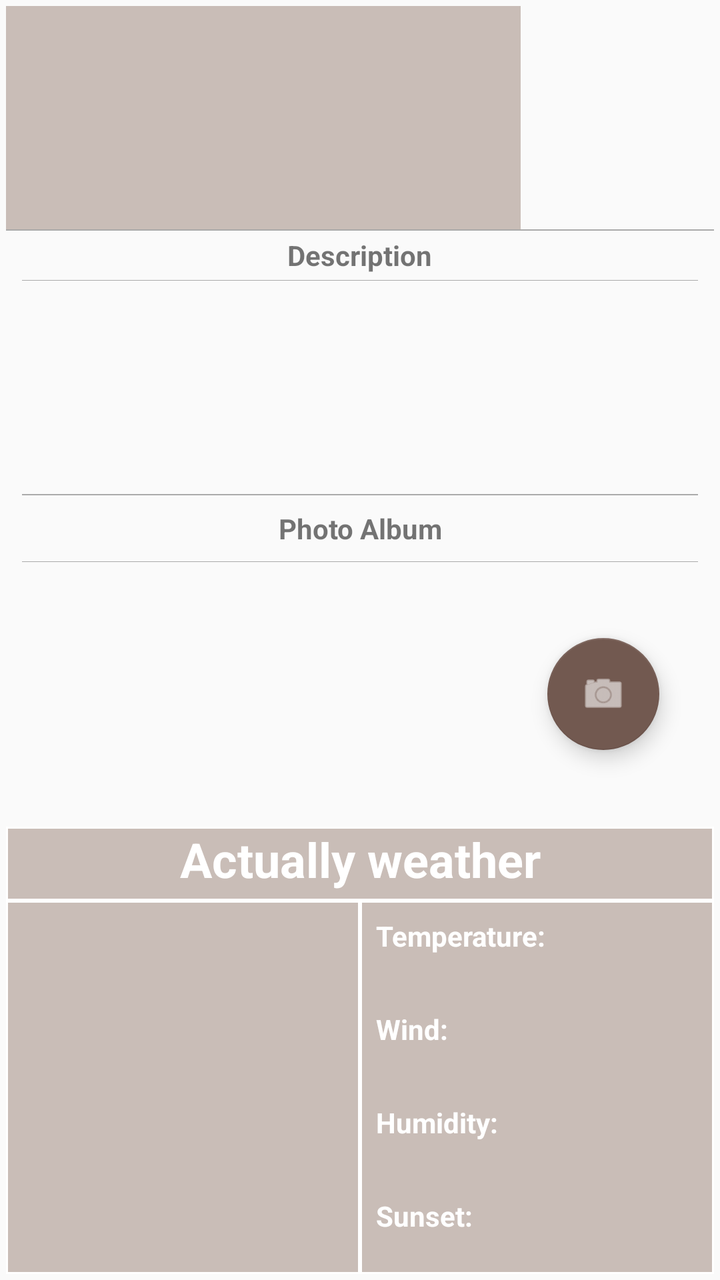
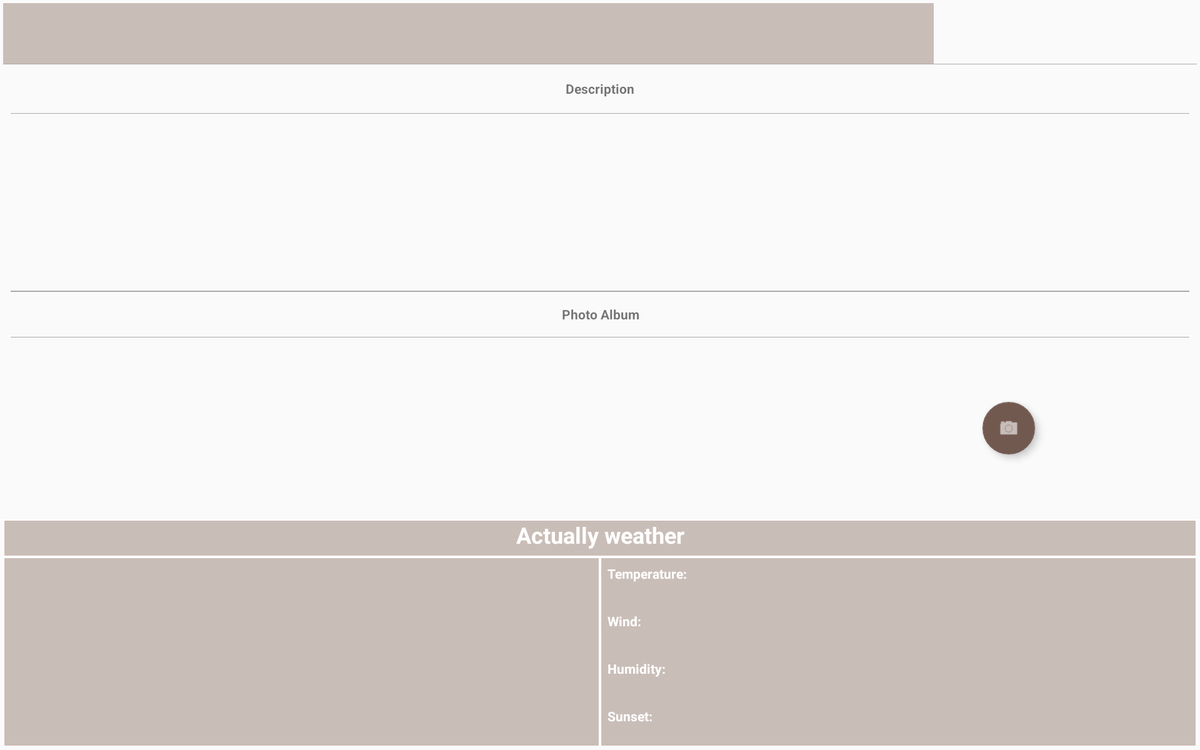

One screen, two layout resources from the same app: the default and the repository's alternative for another configuration. Each is rendered where Android would select it; the XML of both is given below.
<!-- AndroidManifest.xml: application theme AppTheme -->
<!-- res/layout/fragment_detalles_sitio.xml -->
<?xml version="1.0" encoding="utf-8"?>
<FrameLayout xmlns:android="http://schemas.android.com/apk/res/android"
    xmlns:tools="http://schemas.android.com/tools"
    xmlns:app="http://schemas.android.com/apk/res-auto"
    android:id="@+id/fragment_detalles"
    android:layout_width="match_parent"
    android:layout_height="match_parent"
    android:layout_margin="3dp"
    android:orientation="vertical"
    tools:context=".fragments.DetallesMisSitiosFragment">

    <LinearLayout
        android:id="@+id/containerDetallesMisSitios"
        android:layout_width="match_parent"
        android:layout_height="match_parent"
        android:layout_weight="1"
        android:orientation="vertical">

        <LinearLayout
            android:layout_width="match_parent"
            android:layout_height="0dp"
            android:layout_weight="0.75"

            android:orientation="horizontal">

            <TextView
                android:id="@+id/textViewName"
                android:layout_width="0dp"
                android:layout_height="match_parent"
                android:layout_gravity="center"
                android:layout_weight="4"
                android:gravity="center"
                android:background="@color/colorGray"
                android:textColor="@android:color/white"
                android:text=""
                android:textAlignment="center"
                android:textStyle="bold"/>

            <ImageView
                android:id="@+id/imageViewMap"
                android:layout_width="0dp"
                android:layout_height="match_parent"
                android:layout_marginLeft="16dp"
                android:layout_marginRight="16dp"
                android:layout_marginBottom="8dp"
                android:layout_weight="1"
                android:src="@drawable/google"
                android:text="" />

        </LinearLayout>

        <View
            android:layout_width="match_parent"
            android:layout_height="0dp"
            android:background="@android:color/darker_gray"
            android:layout_weight="0.005"/>

        <LinearLayout
            android:layout_width="match_parent"
            android:layout_height="0dp"
            android:layout_weight="2"
            android:orientation="vertical">

            <LinearLayout
                android:layout_width="match_parent"
                android:layout_height="0dp"
                android:layout_marginLeft="8dp"
                android:layout_marginRight="8dp"
                android:layout_weight="0.20"
                android:orientation="vertical">

                <TextView
                    android:id="@+id/LabelDescripcion"
                    android:layout_width="wrap_content"
                    android:layout_height="0dp"
                    android:layout_weight="0.25"
                    android:text="@string/descripcion"
                    android:layout_gravity="center"
                    android:gravity="center"
                    android:textStyle="bold"
                    />
                <View
                    android:layout_width="match_parent"
                    android:layout_height="0dp"
                    android:background="@android:color/darker_gray"
                    android:layout_weight="0.005"/>
                <TextView
                    android:id="@+id/textViewDescripcion"
                    android:layout_width="wrap_content"
                    android:layout_height="0dp"
                    android:layout_weight="0.75"
                    android:layout_margin="16dp"
                    android:text="" />
                <View
                    android:layout_width="match_parent"
                    android:layout_height="0dp"
                    android:background="@android:color/darker_gray"
                    android:layout_weight="0.005"/>
            </LinearLayout>


            <LinearLayout
                android:layout_width="match_parent"
                android:layout_height="0dp"
                android:layout_marginLeft="8dp"
                android:layout_marginRight="8dp"
                android:layout_weight="0.25"
                android:orientation="vertical">

                <TextView
                    android:id="@+id/LabelPhotos"
                    android:layout_width="wrap_content"
                    android:layout_height="0dp"
                    android:layout_weight="0.25"
                    android:text="@string/AlbumPhotos"
                    android:layout_gravity="center"
                    android:gravity="center"
                    android:textStyle="bold" />
                <View
                    android:layout_width="match_parent"
                    android:layout_height="0dp"
                    android:background="@android:color/darker_gray"
                    android:layout_weight="0.005"/>

                <LinearLayout
                    android:layout_width="match_parent"
                    android:layout_height="0dp"
                    android:layout_weight="1"
                    android:orientation="horizontal">

                    <androidx.recyclerview.widget.RecyclerView
                        android:id="@+id/recyclerViewGaleriaFotos"
                        android:layout_weight="5"
                        android:layout_width="0dp"
                        android:layout_height="match_parent"
                        android:orientation="horizontal"
                        android:scrollbars="horizontal"/>

                    <com.google.android.material.floatingactionbutton.FloatingActionButton
                        android:id="@+id/camera"
                        android:layout_weight="1.2"
                        android:layout_width="0dp"
                        android:layout_height="wrap_content"
                        android:layout_gravity="center|end"
                        android:layout_margin="16dp"
                        android:tint="@android:color/white"
                        app:backgroundTint="@color/colorBrown"
                        app:srcCompat="@android:drawable/ic_menu_camera">

                    </com.google.android.material.floatingactionbutton.FloatingActionButton>

                </LinearLayout>

            </LinearLayout>

        </LinearLayout>

        <LinearLayout
            android:layout_width="match_parent"
            android:layout_height="0dp"
            android:layout_weight="1.5"
            android:background="@color/colorGray"
            android:orientation="vertical">

            <TextView
                android:id="@+id/LabelWeather"
                android:layout_width="match_parent"
                android:layout_height="0dp"
                android:layout_marginTop="0dp"
                android:layout_weight="0.2"
                android:text="@string/tiempo_actual_en_la_zona"
                android:textAlignment="center"
                android:textColor="@android:color/white"
                android:background="@drawable/border_white"
                android:textSize="24dp"
                android:textStyle="bold"
                />

            <LinearLayout
                android:layout_width="match_parent"
                android:layout_height="0dp"
                android:layout_weight="1"
                android:orientation="horizontal">

                <LinearLayout
                    android:layout_width="0dp"
                    android:layout_height="match_parent"
                    android:layout_weight="1"
                    android:layout_marginTop="0dp"
                    android:orientation="vertical"
                    android:background="@drawable/border_white">

                    <ImageView
                        android:id="@+id/imageViewWeatherIcon"
                        android:layout_width="wrap_content"
                        android:layout_gravity="center"
                        android:layout_height="0dp"
                        android:layout_marginTop="16dp"
                        android:layout_marginLeft="8dp"
                        android:layout_marginRight="8dp"

                        android:layout_weight="2"
                        android:src="@drawable/google"
                        android:text="" />

                    <TextView
                        android:id="@+id/textViewWeatherDescrip"
                        android:layout_width="wrap_content"
                        android:layout_height="0dp"
                        android:layout_weight="2"
                        android:layout_gravity="center"
                        android:gravity="center"
                        android:layout_marginTop="8dp"
                        android:text=""
                        android:textAlignment="center"
                        android:textColor="@android:color/white"
                        android:textStyle="bold"
                        android:textSize="16dp"/>
                </LinearLayout>

                <LinearLayout
                    android:layout_width="0dp"
                    android:layout_height="match_parent"
                    android:layout_weight="1"
                    android:layout_marginTop="0dp"
                    android:orientation="vertical"
                    android:background="@drawable/border_white">

                    <LinearLayout
                        android:layout_width="match_parent"
                        android:layout_height="0dp"
                        android:layout_weight="1"
                        android:orientation="horizontal">

                        <TextView
                            android:id="@+id/textViewWeatherLabelTemp"
                            android:layout_width="0dp"
                            android:layout_height="match_parent"
                            android:layout_weight="1.2"
                            android:text="@string/temperatura"
                            android:textColor="@android:color/white"
                            android:textStyle="bold"
                            android:layout_marginTop="8dp"
                            android:layout_marginLeft="8dp"/>

                        <TextView
                            android:id="@+id/textViewWeatherTemp"
                            android:layout_width="0dp"
                            android:layout_height="match_parent"
                            android:layout_weight="1"
                            android:layout_marginTop="8dp"
                            android:text=""
                            android:textColor="@android:color/white"
                            android:textStyle="bold" />
                    </LinearLayout>

                    <LinearLayout
                        android:layout_width="match_parent"
                        android:layout_height="0dp"
                        android:layout_weight="1"
                        android:orientation="horizontal">

                        <TextView
                            android:id="@+id/textViewWeatherLabelWind"
                            android:layout_width="0dp"
                            android:layout_height="match_parent"
                            android:layout_weight="1.2"
                            android:text="@string/viento"
                            android:textColor="@android:color/white"
                            android:textStyle="bold"
                            android:layout_marginTop="8dp"
                            android:layout_marginLeft="8dp"/>

                        <TextView
                            android:id="@+id/textViewWeatherWind"
                            android:layout_width="0dp"
                            android:layout_height="match_parent"
                            android:layout_weight="1"
                            android:layout_marginTop="8dp"
                            android:text=""
                            android:textColor="@android:color/white"
                            android:textStyle="bold" />
                    </LinearLayout>

                    <LinearLayout
                        android:layout_width="match_parent"
                        android:layout_height="0dp"
                        android:layout_weight="1"
                        android:orientation="horizontal">

                        <TextView
                            android:id="@+id/textViewWeatherLabelHum"
                            android:layout_width="0dp"
                            android:layout_height="match_parent"
                            android:layout_weight="1.2"
                            android:text="@string/humedad"
                            android:textColor="@android:color/white"
                            android:textStyle="bold"
                            android:layout_marginTop="8dp"
                            android:layout_marginLeft="8dp"/>

                        <TextView
                            android:id="@+id/textViewWeatherHum"
                            android:layout_width="0dp"
                            android:layout_height="match_parent"
                            android:layout_weight="1"
                            android:layout_marginTop="8dp"
                            android:text=""
                            android:textColor="@android:color/white"
                            android:textStyle="bold" />
                    </LinearLayout>

                    <LinearLayout
                        android:layout_width="match_parent"
                        android:layout_height="0dp"
                        android:layout_weight="1"
                        android:orientation="horizontal">

                        <TextView
                            android:id="@+id/textViewWeatherLabelSunset"
                            android:layout_width="0dp"
                            android:layout_height="match_parent"
                            android:layout_weight="1.2"
                            android:layout_marginTop="8dp"
                            android:text="@string/ocaso"
                            android:textColor="@android:color/white"
                            android:textStyle="bold"
                            android:layout_marginLeft="8dp"/>

                        <TextView
                            android:id="@+id/textViewWeatherSunset"
                            android:layout_width="0dp"
                            android:layout_height="match_parent"
                            android:layout_weight="1"
                            android:layout_marginTop="8dp"
                            android:text=""
                            android:textColor="@android:color/white"
                            android:textStyle="bold" />
                    </LinearLayout>
                </LinearLayout>

            </LinearLayout>

        </LinearLayout>
    </LinearLayout>


</FrameLayout>
<!-- resources referenced by this layout -->
<resources>
  <color name="colorBrown">#725950</color>
  <color name="colorGray">#C9BDB7</color>
  <!-- drawable border_white (drawable) -->
  <?xml version="1.0" encoding="utf-8"?>
  <shape xmlns:android="http://schemas.android.com/apk/res/android"
      android:shape="rectangle">
      <stroke
          android:width="1dp"
          android:color="@android:color/white" />
  </shape>
  <string name="AlbumPhotos">Photo Album</string>
  <string name="descripcion">Description</string>
  <string name="humedad">Humidity:</string>
  <string name="ocaso">Sunset:</string>
  <string name="temperatura">Temperature:</string>
  <string name="tiempo_actual_en_la_zona">Actually weather</string>
  <string name="viento">Wind:</string>
  <style name="AppTheme" parent="Theme.AppCompat.Light.DarkActionBar">
          
          <item name="colorPrimary">@color/colorBrownLight</item>
          <item name="colorPrimaryDark">@color/colorBrown</item>
          <item name="colorAccent">@color/colorAccent</item>
      </style>
  <color name="colorBrownLight">#BB9682</color>
  <color name="colorAccent">#81655C</color>
</resources>
<!-- res/layout-xlarge/fragment_detalles_sitio.xml (the repository's variant of the layout above) -->
<!-- drawn on a large tablet held sideways -->
<?xml version="1.0" encoding="utf-8"?>
<FrameLayout xmlns:android="http://schemas.android.com/apk/res/android"
    xmlns:tools="http://schemas.android.com/tools"
    xmlns:app="http://schemas.android.com/apk/res-auto"
    android:id="@+id/fragment_detalles"
    android:layout_width="match_parent"
    android:layout_height="match_parent"
    android:layout_margin="3dp"
    android:orientation="vertical"
    tools:context=".fragments.DetallesMisSitiosFragment">

    <LinearLayout
        android:id="@+id/containerDetallesMisSitios"
        android:layout_width="match_parent"
        android:layout_height="match_parent"
        android:layout_weight="1"
        android:orientation="vertical">

        <LinearLayout
            android:layout_width="match_parent"
            android:layout_height="0dp"
            android:layout_weight="0.40"

            android:orientation="horizontal">

            <TextView
                android:id="@+id/textViewName"
                android:layout_width="0dp"
                android:layout_height="match_parent"
                android:layout_gravity="center"
                android:layout_weight="4"
                android:gravity="center"
                android:background="@color/colorGray"
                android:textColor="@android:color/white"
                android:text=""
                android:textAlignment="center"
                android:textStyle="bold"/>

            <ImageView
                android:id="@+id/imageViewMap"
                android:layout_width="0dp"
                android:layout_height="match_parent"
                android:layout_marginLeft="16dp"
                android:layout_marginRight="16dp"
                android:layout_marginBottom="8dp"
                android:layout_weight="1"
                android:src="@drawable/google"
                android:text="" />

        </LinearLayout>

        <View
            android:layout_width="match_parent"
            android:layout_height="0dp"
            android:background="@android:color/darker_gray"
            android:layout_weight="0.005"/>

        <LinearLayout
            android:layout_width="match_parent"
            android:layout_height="0dp"
            android:layout_weight="3"
            android:orientation="vertical">

            <LinearLayout
                android:layout_width="match_parent"
                android:layout_height="0dp"
                android:layout_marginLeft="8dp"
                android:layout_marginRight="8dp"
                android:layout_weight="0.20"
                android:orientation="vertical">

                <TextView
                    android:id="@+id/LabelDescripcion"
                    android:layout_width="wrap_content"
                    android:layout_height="0dp"
                    android:layout_weight="0.25"
                    android:text="@string/descripcion"
                    android:layout_gravity="center"
                    android:gravity="center"
                    android:textStyle="bold"
                    />
                <View
                    android:layout_width="match_parent"
                    android:layout_height="0dp"
                    android:background="@android:color/darker_gray"
                    android:layout_weight="0.005"/>
                <TextView
                    android:id="@+id/textViewDescripcion"
                    android:layout_width="wrap_content"
                    android:layout_height="0dp"
                    android:layout_weight="0.75"
                    android:layout_margin="16dp"
                    android:text="" />
                <View
                    android:layout_width="match_parent"
                    android:layout_height="0dp"
                    android:background="@android:color/darker_gray"
                    android:layout_weight="0.005"/>
            </LinearLayout>


            <LinearLayout
                android:layout_width="match_parent"
                android:layout_height="0dp"
                android:layout_marginLeft="8dp"
                android:layout_marginRight="8dp"
                android:layout_weight="0.20"
                android:orientation="vertical">

                <TextView
                    android:id="@+id/LabelPhotos"
                    android:layout_width="wrap_content"
                    android:layout_height="0dp"
                    android:layout_weight="0.25"
                    android:text="@string/AlbumPhotos"
                    android:layout_gravity="center"
                    android:gravity="center"
                    android:textStyle="bold" />
                <View
                    android:layout_width="match_parent"
                    android:layout_height="0dp"
                    android:background="@android:color/darker_gray"
                    android:layout_weight="0.005"/>

                <LinearLayout
                    android:layout_width="match_parent"
                    android:layout_height="0dp"
                    android:layout_weight="1"
                    android:orientation="horizontal">


                    <androidx.recyclerview.widget.RecyclerView
                        android:id="@+id/recyclerViewGaleriaFotos"
                        android:layout_weight="5"
                        android:layout_width="0dp"
                        android:layout_height="match_parent"
                        android:orientation="vertical"
                        android:scrollbars="vertical"/>

                    <com.google.android.material.floatingactionbutton.FloatingActionButton
                        android:id="@+id/camera"
                        android:layout_weight="1"
                        android:layout_width="0dp"
                        android:layout_height="wrap_content"
                        android:layout_gravity="center|end"
                        android:layout_margin="16dp"
                        android:tint="@android:color/white"
                        app:backgroundTint="@color/colorBrown"
                        app:srcCompat="@android:drawable/ic_menu_camera">

                    </com.google.android.material.floatingactionbutton.FloatingActionButton>


                </LinearLayout>


            </LinearLayout>

        </LinearLayout>

        <LinearLayout
            android:layout_width="match_parent"
            android:layout_height="0dp"
            android:layout_weight="1.5"
            android:background="@color/colorGray"
            android:orientation="vertical">

            <TextView
                android:id="@+id/LabelWeather"
                android:layout_width="match_parent"
                android:layout_height="0dp"
                android:layout_marginTop="0dp"
                android:layout_weight="0.2"
                android:text="@string/tiempo_actual_en_la_zona"
                android:textAlignment="center"
                android:textColor="@android:color/white"
                android:background="@drawable/border_white"
                android:textSize="24dp"
                android:textStyle="bold"
                />

            <LinearLayout
                android:layout_width="match_parent"
                android:layout_height="0dp"
                android:layout_weight="1"
                android:orientation="horizontal">

                <LinearLayout
                    android:layout_width="0dp"
                    android:layout_height="match_parent"
                    android:layout_weight="1"
                    android:layout_marginTop="0dp"
                    android:orientation="vertical"
                    android:background="@drawable/border_white">

                    <ImageView
                        android:id="@+id/imageViewWeatherIcon"
                        android:layout_width="wrap_content"
                        android:layout_gravity="center"
                        android:layout_height="0dp"
                        android:layout_marginTop="16dp"
                        android:layout_marginLeft="8dp"
                        android:layout_marginRight="8dp"
                        android:layout_weight="2"
                        android:src="@drawable/google"
                        android:text="" />

                    <TextView
                        android:id="@+id/textViewWeatherDescrip"
                        android:layout_width="wrap_content"
                        android:layout_height="0dp"
                        android:layout_weight="2"
                        android:layout_gravity="center"
                        android:gravity="center"
                        android:layout_marginTop="8dp"
                        android:text=""
                        android:textAlignment="center"
                        android:textColor="@android:color/white"
                        android:textStyle="bold"
                        android:textSize="16dp"/>
                </LinearLayout>

                <LinearLayout
                    android:layout_width="0dp"
                    android:layout_height="match_parent"
                    android:layout_weight="1"
                    android:layout_marginTop="0dp"
                    android:orientation="vertical"
                    android:background="@drawable/border_white">

                    <LinearLayout
                        android:layout_width="match_parent"
                        android:layout_height="0dp"
                        android:layout_weight="1"
                        android:orientation="horizontal">

                        <TextView
                            android:id="@+id/textViewWeatherLabelTemp"
                            android:layout_width="0dp"
                            android:layout_height="match_parent"
                            android:layout_weight="1.2"
                            android:text="@string/temperatura"
                            android:textColor="@android:color/white"
                            android:textStyle="bold"
                            android:layout_marginTop="8dp"
                            android:layout_marginLeft="8dp"/>

                        <TextView
                            android:id="@+id/textViewWeatherTemp"
                            android:layout_width="0dp"
                            android:layout_height="match_parent"
                            android:layout_weight="1"
                            android:layout_marginTop="8dp"
                            android:text=""
                            android:textColor="@android:color/white"
                            android:textStyle="bold" />
                    </LinearLayout>

                    <LinearLayout
                        android:layout_width="match_parent"
                        android:layout_height="0dp"
                        android:layout_weight="1"
                        android:orientation="horizontal">

                        <TextView
                            android:id="@+id/textViewWeatherLabelWind"
                            android:layout_width="0dp"
                            android:layout_height="match_parent"
                            android:layout_weight="1.2"
                            android:text="@string/viento"
                            android:textColor="@android:color/white"
                            android:textStyle="bold"
                            android:layout_marginTop="8dp"
                            android:layout_marginLeft="8dp"/>

                        <TextView
                            android:id="@+id/textViewWeatherWind"
                            android:layout_width="0dp"
                            android:layout_height="match_parent"
                            android:layout_weight="1"
                            android:layout_marginTop="8dp"
                            android:text=""
                            android:textColor="@android:color/white"
                            android:textStyle="bold" />
                    </LinearLayout>

                    <LinearLayout
                        android:layout_width="match_parent"
                        android:layout_height="0dp"
                        android:layout_weight="1"
                        android:orientation="horizontal">

                        <TextView
                            android:id="@+id/textViewWeatherLabelHum"
                            android:layout_width="0dp"
                            android:layout_height="match_parent"
                            android:layout_weight="1.2"
                            android:text="@string/humedad"
                            android:textColor="@android:color/white"
                            android:textStyle="bold"
                            android:layout_marginTop="8dp"
                            android:layout_marginLeft="8dp"/>

                        <TextView
                            android:id="@+id/textViewWeatherHum"
                            android:layout_width="0dp"
                            android:layout_height="match_parent"
                            android:layout_weight="1"
                            android:layout_marginTop="8dp"
                            android:text=""
                            android:textColor="@android:color/white"
                            android:textStyle="bold" />
                    </LinearLayout>

                    <LinearLayout
                        android:layout_width="match_parent"
                        android:layout_height="0dp"
                        android:layout_weight="1"
                        android:orientation="horizontal">

                        <TextView
                            android:id="@+id/textViewWeatherLabelSunset"
                            android:layout_width="0dp"
                            android:layout_height="match_parent"
                            android:layout_weight="1.2"
                            android:layout_marginTop="8dp"
                            android:text="@string/ocaso"
                            android:textColor="@android:color/white"
                            android:textStyle="bold"
                            android:layout_marginLeft="8dp"/>

                        <TextView
                            android:id="@+id/textViewWeatherSunset"
                            android:layout_width="0dp"
                            android:layout_height="match_parent"
                            android:layout_weight="1"
                            android:layout_marginTop="8dp"
                            android:text=""
                            android:textColor="@android:color/white"
                            android:textStyle="bold" />
                    </LinearLayout>
                </LinearLayout>

            </LinearLayout>

        </LinearLayout>
    </LinearLayout>

</FrameLayout>
